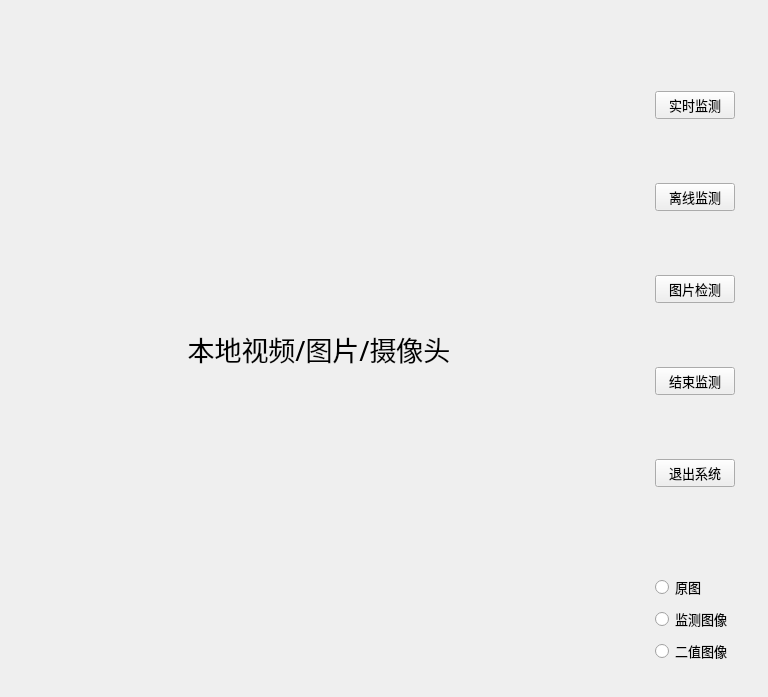
<?xml version="1.0" encoding="UTF-8"?>
<ui version="4.0">
 <class>firedetectClass</class>
 <widget class="QWidget" name="firedetectClass">
  <property name="geometry">
   <rect>
    <x>0</x>
    <y>0</y>
    <width>768</width>
    <height>697</height>
   </rect>
  </property>
  <property name="sizePolicy">
   <sizepolicy hsizetype="Preferred" vsizetype="Preferred">
    <horstretch>0</horstretch>
    <verstretch>0</verstretch>
   </sizepolicy>
  </property>
  <property name="font">
   <font>
    <family>新宋体</family>
    <pointsize>20</pointsize>
   </font>
  </property>
  <property name="windowTitle">
   <string>opencv烟火监测平台</string>
  </property>
  <property name="styleSheet">
   <string notr="true"/>
  </property>
  <layout class="QHBoxLayout" name="horizontalLayout">
   <item>
    <widget class="QWidget" name="widget_3" native="true">
     <property name="sizePolicy">
      <sizepolicy hsizetype="Preferred" vsizetype="Preferred">
       <horstretch>0</horstretch>
       <verstretch>0</verstretch>
      </sizepolicy>
     </property>
     <layout class="QGridLayout" name="gridLayout_2">
      <item row="0" column="0">
       <widget class="QLabel" name="label">
        <property name="sizePolicy">
         <sizepolicy hsizetype="MinimumExpanding" vsizetype="MinimumExpanding">
          <horstretch>0</horstretch>
          <verstretch>0</verstretch>
         </sizepolicy>
        </property>
        <property name="font">
         <font>
          <family>新宋体</family>
          <pointsize>20</pointsize>
         </font>
        </property>
        <property name="text">
         <string>本地视频/图片/摄像头</string>
        </property>
        <property name="scaledContents">
         <bool>false</bool>
        </property>
        <property name="alignment">
         <set>Qt::AlignCenter</set>
        </property>
       </widget>
      </item>
     </layout>
    </widget>
   </item>
   <item>
    <widget class="QWidget" name="widget_4" native="true">
     <property name="sizePolicy">
      <sizepolicy hsizetype="Preferred" vsizetype="Preferred">
       <horstretch>0</horstretch>
       <verstretch>0</verstretch>
      </sizepolicy>
     </property>
     <layout class="QGridLayout" name="gridLayout">
      <item row="0" column="0">
       <widget class="QWidget" name="widget" native="true">
        <property name="sizePolicy">
         <sizepolicy hsizetype="Preferred" vsizetype="MinimumExpanding">
          <horstretch>0</horstretch>
          <verstretch>0</verstretch>
         </sizepolicy>
        </property>
        <layout class="QVBoxLayout" name="verticalLayout">
         <item>
          <widget class="QPushButton" name="pushButton">
           <property name="sizePolicy">
            <sizepolicy hsizetype="Minimum" vsizetype="Fixed">
             <horstretch>0</horstretch>
             <verstretch>0</verstretch>
            </sizepolicy>
           </property>
           <property name="font">
            <font>
             <family>新宋体</family>
             <pointsize>10</pointsize>
            </font>
           </property>
           <property name="styleSheet">
            <string notr="true"/>
           </property>
           <property name="text">
            <string>实时监测</string>
           </property>
           <property name="checkable">
            <bool>true</bool>
           </property>
           <property name="checked">
            <bool>false</bool>
           </property>
           <property name="autoExclusive">
            <bool>true</bool>
           </property>
           <property name="flat">
            <bool>false</bool>
           </property>
          </widget>
         </item>
         <item>
          <widget class="QPushButton" name="pushButton_2">
           <property name="font">
            <font>
             <family>新宋体</family>
             <pointsize>10</pointsize>
            </font>
           </property>
           <property name="text">
            <string>离线监测</string>
           </property>
           <property name="checkable">
            <bool>true</bool>
           </property>
           <property name="checked">
            <bool>false</bool>
           </property>
           <property name="autoExclusive">
            <bool>true</bool>
           </property>
          </widget>
         </item>
         <item>
          <widget class="QPushButton" name="pushButton_5">
           <property name="font">
            <font>
             <family>新宋体</family>
             <pointsize>10</pointsize>
            </font>
           </property>
           <property name="text">
            <string>图片检测</string>
           </property>
           <property name="checkable">
            <bool>true</bool>
           </property>
           <property name="checked">
            <bool>false</bool>
           </property>
           <property name="autoRepeat">
            <bool>false</bool>
           </property>
           <property name="autoExclusive">
            <bool>true</bool>
           </property>
          </widget>
         </item>
         <item>
          <widget class="QPushButton" name="pushButton_3">
           <property name="font">
            <font>
             <family>新宋体</family>
             <pointsize>10</pointsize>
            </font>
           </property>
           <property name="text">
            <string>结束监测</string>
           </property>
           <property name="checkable">
            <bool>true</bool>
           </property>
           <property name="checked">
            <bool>false</bool>
           </property>
           <property name="autoRepeat">
            <bool>false</bool>
           </property>
           <property name="autoExclusive">
            <bool>true</bool>
           </property>
           <property name="autoDefault">
            <bool>false</bool>
           </property>
           <property name="default">
            <bool>false</bool>
           </property>
          </widget>
         </item>
         <item>
          <widget class="QPushButton" name="pushButton_4">
           <property name="sizePolicy">
            <sizepolicy hsizetype="Minimum" vsizetype="Fixed">
             <horstretch>0</horstretch>
             <verstretch>0</verstretch>
            </sizepolicy>
           </property>
           <property name="font">
            <font>
             <family>新宋体</family>
             <pointsize>10</pointsize>
            </font>
           </property>
           <property name="text">
            <string>退出系统</string>
           </property>
           <property name="checkable">
            <bool>false</bool>
           </property>
           <property name="checked">
            <bool>false</bool>
           </property>
           <property name="autoExclusive">
            <bool>false</bool>
           </property>
          </widget>
         </item>
        </layout>
       </widget>
      </item>
      <item row="1" column="0">
       <widget class="QWidget" name="widget_2" native="true">
        <property name="sizePolicy">
         <sizepolicy hsizetype="Preferred" vsizetype="Preferred">
          <horstretch>0</horstretch>
          <verstretch>0</verstretch>
         </sizepolicy>
        </property>
        <layout class="QVBoxLayout" name="verticalLayout_2">
         <item>
          <widget class="QRadioButton" name="radioButton_3">
           <property name="sizePolicy">
            <sizepolicy hsizetype="Minimum" vsizetype="Fixed">
             <horstretch>0</horstretch>
             <verstretch>0</verstretch>
            </sizepolicy>
           </property>
           <property name="font">
            <font>
             <family>新宋体</family>
             <pointsize>10</pointsize>
            </font>
           </property>
           <property name="text">
            <string>原图</string>
           </property>
           <property name="checkable">
            <bool>true</bool>
           </property>
           <property name="checked">
            <bool>false</bool>
           </property>
           <property name="autoExclusive">
            <bool>true</bool>
           </property>
          </widget>
         </item>
         <item>
          <widget class="QRadioButton" name="radioButton_2">
           <property name="font">
            <font>
             <family>新宋体</family>
             <pointsize>10</pointsize>
            </font>
           </property>
           <property name="text">
            <string>监测图像</string>
           </property>
           <property name="checkable">
            <bool>true</bool>
           </property>
           <property name="checked">
            <bool>false</bool>
           </property>
           <property name="autoExclusive">
            <bool>true</bool>
           </property>
          </widget>
         </item>
         <item>
          <widget class="QRadioButton" name="radioButton">
           <property name="font">
            <font>
             <family>新宋体</family>
             <pointsize>10</pointsize>
            </font>
           </property>
           <property name="text">
            <string>二值图像</string>
           </property>
           <property name="checkable">
            <bool>true</bool>
           </property>
           <property name="checked">
            <bool>false</bool>
           </property>
           <property name="autoExclusive">
            <bool>true</bool>
           </property>
          </widget>
         </item>
        </layout>
       </widget>
      </item>
     </layout>
    </widget>
   </item>
  </layout>
 </widget>
 <layoutdefault spacing="6" margin="11"/>
 <resources>
  <include location="firedetect.qrc"/>
 </resources>
 <connections>
  <connection>
   <sender>radioButton</sender>
   <signal>clicked()</signal>
   <receiver>firedetectClass</receiver>
   <slot>showbinary()</slot>
   <hints>
    <hint type="sourcelabel">
     <x>734</x>
     <y>604</y>
    </hint>
    <hint type="destinationlabel">
     <x>605</x>
     <y>604</y>
    </hint>
   </hints>
  </connection>
  <connection>
   <sender>radioButton_2</sender>
   <signal>clicked()</signal>
   <receiver>firedetectClass</receiver>
   <slot>showdetect()</slot>
   <hints>
    <hint type="sourcelabel">
     <x>653</x>
     <y>520</y>
    </hint>
    <hint type="destinationlabel">
     <x>604</x>
     <y>517</y>
    </hint>
   </hints>
  </connection>
  <connection>
   <sender>radioButton_3</sender>
   <signal>clicked()</signal>
   <receiver>firedetectClass</receiver>
   <slot>showoriginal()</slot>
   <hints>
    <hint type="sourcelabel">
     <x>644</x>
     <y>432</y>
    </hint>
    <hint type="destinationlabel">
     <x>605</x>
     <y>448</y>
    </hint>
   </hints>
  </connection>
  <connection>
   <sender>pushButton_4</sender>
   <signal>clicked()</signal>
   <receiver>firedetectClass</receiver>
   <slot>exitsystem()</slot>
   <hints>
    <hint type="sourcelabel">
     <x>657</x>
     <y>283</y>
    </hint>
    <hint type="destinationlabel">
     <x>602</x>
     <y>351</y>
    </hint>
   </hints>
  </connection>
  <connection>
   <sender>pushButton_3</sender>
   <signal>clicked()</signal>
   <receiver>firedetectClass</receiver>
   <slot>stopdetect()</slot>
   <hints>
    <hint type="sourcelabel">
     <x>734</x>
     <y>253</y>
    </hint>
    <hint type="destinationlabel">
     <x>604</x>
     <y>244</y>
    </hint>
   </hints>
  </connection>
  <connection>
   <sender>pushButton_5</sender>
   <signal>clicked()</signal>
   <receiver>firedetectClass</receiver>
   <slot>imagedetect()</slot>
   <hints>
    <hint type="sourcelabel">
     <x>658</x>
     <y>184</y>
    </hint>
    <hint type="destinationlabel">
     <x>618</x>
     <y>207</y>
    </hint>
   </hints>
  </connection>
  <connection>
   <sender>pushButton_2</sender>
   <signal>clicked()</signal>
   <receiver>firedetectClass</receiver>
   <slot>offlinedetect()</slot>
   <hints>
    <hint type="sourcelabel">
     <x>734</x>
     <y>139</y>
    </hint>
    <hint type="destinationlabel">
     <x>604</x>
     <y>157</y>
    </hint>
   </hints>
  </connection>
  <connection>
   <sender>pushButton</sender>
   <signal>clicked()</signal>
   <receiver>firedetectClass</receiver>
   <slot>onlinedetect()</slot>
   <hints>
    <hint type="sourcelabel">
     <x>652</x>
     <y>76</y>
    </hint>
    <hint type="destinationlabel">
     <x>605</x>
     <y>123</y>
    </hint>
   </hints>
  </connection>
 </connections>
 <slots>
  <slot>offlinedetect()</slot>
  <slot>onlinedetect()</slot>
  <slot>stopdetect()</slot>
  <slot>exitsystem()</slot>
  <slot>showbinary()</slot>
  <slot>showdetect()</slot>
  <slot>showoriginal()</slot>
  <slot>imagedetect()</slot>
 </slots>
</ui>
